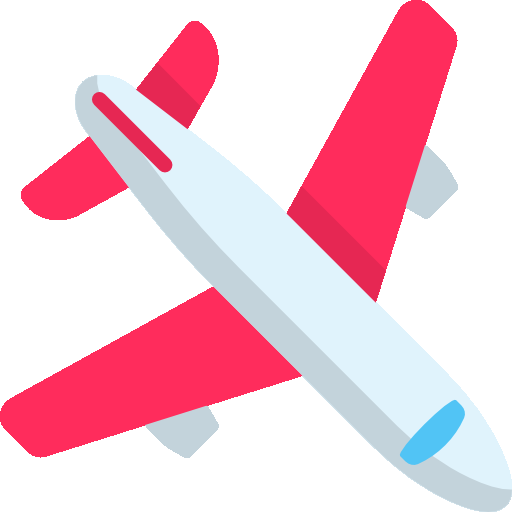
%> input picture Fight.png, 512 x 512 px
$ octave --eval "result = LoadImageFight;"   (GNU Octave 9; MATLAB toolbox functions it lacks are replaced by stand-ins)
%> lines starting %> are read from the running program, lines starting %| are printed output that depends on the picture
function [v_ImageF,v_AlphaF]=LoadImageFight()

[v_ImageF, ~, v_AlphaF]	= imread('Fight.png');
%> v_ImageF is the input picture: size 512x512x3 uint8; mean R, G, B 244, 201, 214.1
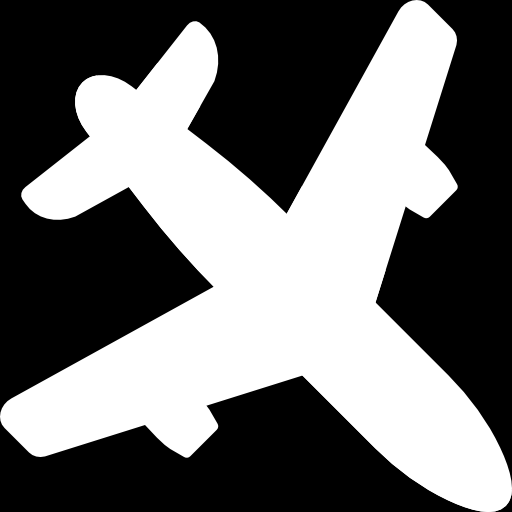
%> v_AlphaF: size 512x512 uint8; min 0, max 255, mean 112.1
v_ImageF = imresize(v_ImageF, [100 400], 'lanczos3' );
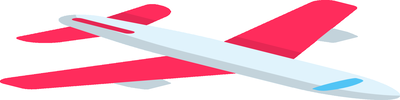
%> v_ImageF: size 100x400x3 uint8; mean R, G, B 244, 200.8, 213.9
v_AlphaF = imresize(v_AlphaF, [100 400], 'lanczos3' );
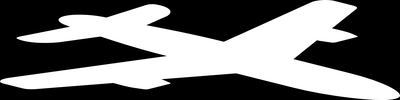
%> v_AlphaF: size 100x400 uint8; min 0, max 255, mean 112.1

$ run again, with FlagR.png copied over Fight.png
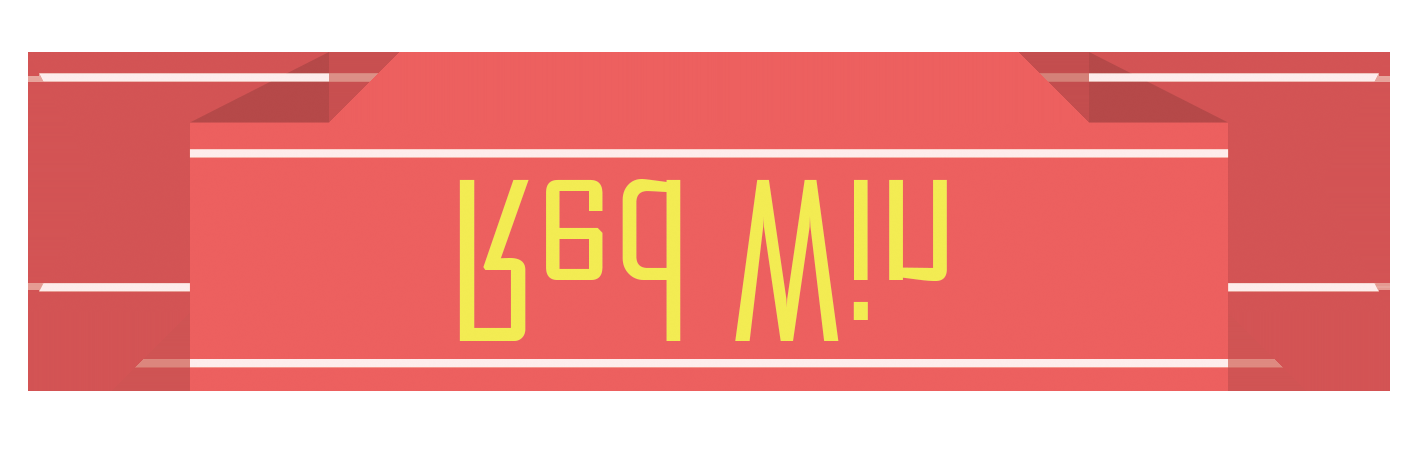
%> input picture FlagR.png, 1417 x 452 px
%> in LoadImageFight, v_ImageF is the input picture: size 452x1417x3 uint8; mean R, G, B 237, 148.6, 142.3
%> in LoadImageFight, `v_ImageF = imresize(v_ImageF, [100 400], 'lanczos3' );`:
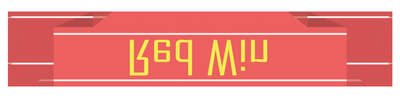
%> v_ImageF: size 100x400x3 uint8; mean R, G, B 236.9, 148.3, 142
%> in LoadImageFight, `v_AlphaF = imresize(v_AlphaF, [100 400], 'lanczos3' );`:
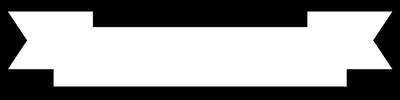
%> v_AlphaF: size 100x400 uint8; min 0, max 255, mean 145.4
